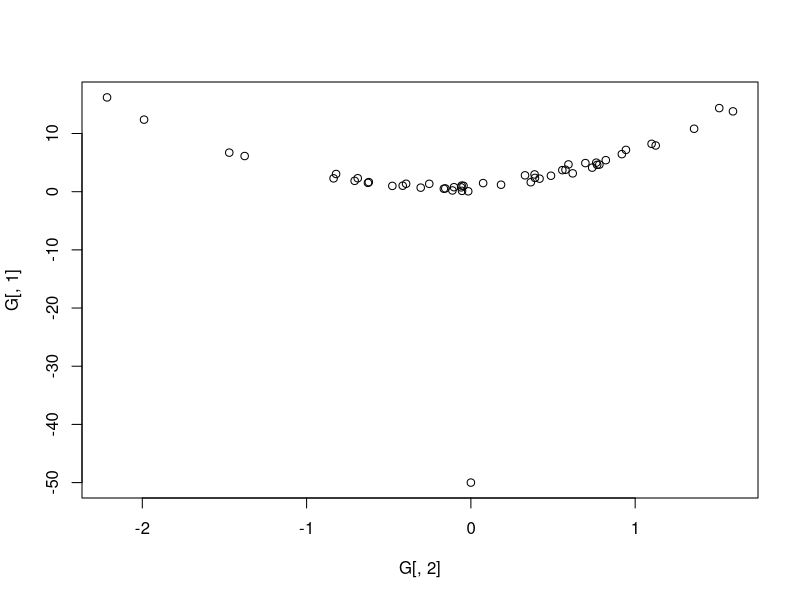

This chart was generated by the following R code: (Note: this script raises an error after producing the figure.)
#library(mvtnorm)
library(MASS)

set.seed(1)
n=50
cont=-50

X <- rnorm(n,0,1)
y <- 1 + 2*X + 4*X^2
#y <- 5 + 2*(class[,1]) + 4*(class[,1])^2
#+ 60*class[,1]
noise <- rnorm(n, mean=0, sd=0.5)
noisy.y <- y + noise
#plot(class[,1],y)

G=cbind(noisy.y,X) #,class[,2]
#pairs(G)
#G[n,]=rep(1,dim(G)[2])
G[n,]=c(cont,0)
plot(G[,2],G[,1])

sigma=5
K=matrix(0, nrow = n, ncol = n)
for(i in c(1:n)){
  for(j in c(1:n)){
    K[i,j]=exp(-sum((G[i,]-G[j,])^2)/sigma^2)
  }
}

W=T=D=Z=matrix(0, nrow = n, ncol = 1)
for(N in c(1:n)){

for(i in c(1:n)){
  T[i]=exp(-sum((G[i,]-G[N,])^2)/sigma^2)
  D[i]=sqrt(1+1-2*T[i])
  if(D[i]==0){Z[i]=0}
  else{Z[i]=1/D[i]}
}

P=matrix(0, nrow = n, ncol = n)
for(i in c(1:n)){
  for(j in c(1:n)){
    P[i,j]=1+K[i,j]-T[i]-T[j]
  }
}

W[N]=1-1/(n)*sqrt(t(Z)%*%P%*%Z)
}
W1=W-min(W)
W1=W1/sum(W1)
#W[n]=0
#print(W)

#G1=cbind(noisy.y,X,X^2)
#G1[n,]=c(cont,0,0)
G1=cbind(noisy.y,X^2)
G1[n,]=c(cont,0,0)
G2=data.frame(G1)
fit1=lm(noisy.y ~ ., data=G2)
print(fit1$coefficients)

fit2=lm(noisy.y ~ ., data=G2, weights=W1)
print(fit2$coefficients)

fit21 <- lm(noisy.y ~ poly(X,2), weights=W1)
print(fit21$coefficients)

fit3=rlm(noisy.y ~ ., data=G2)
print(fit3$coefficients)
